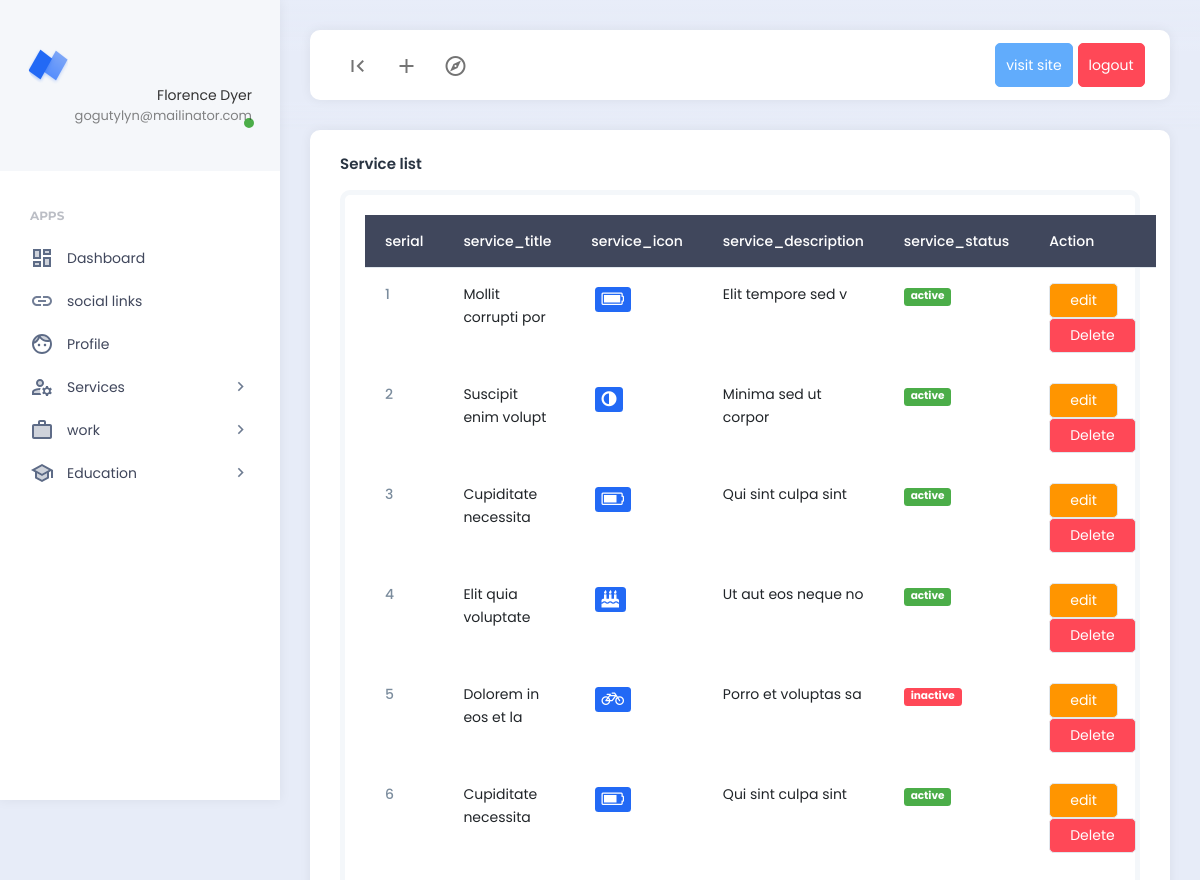
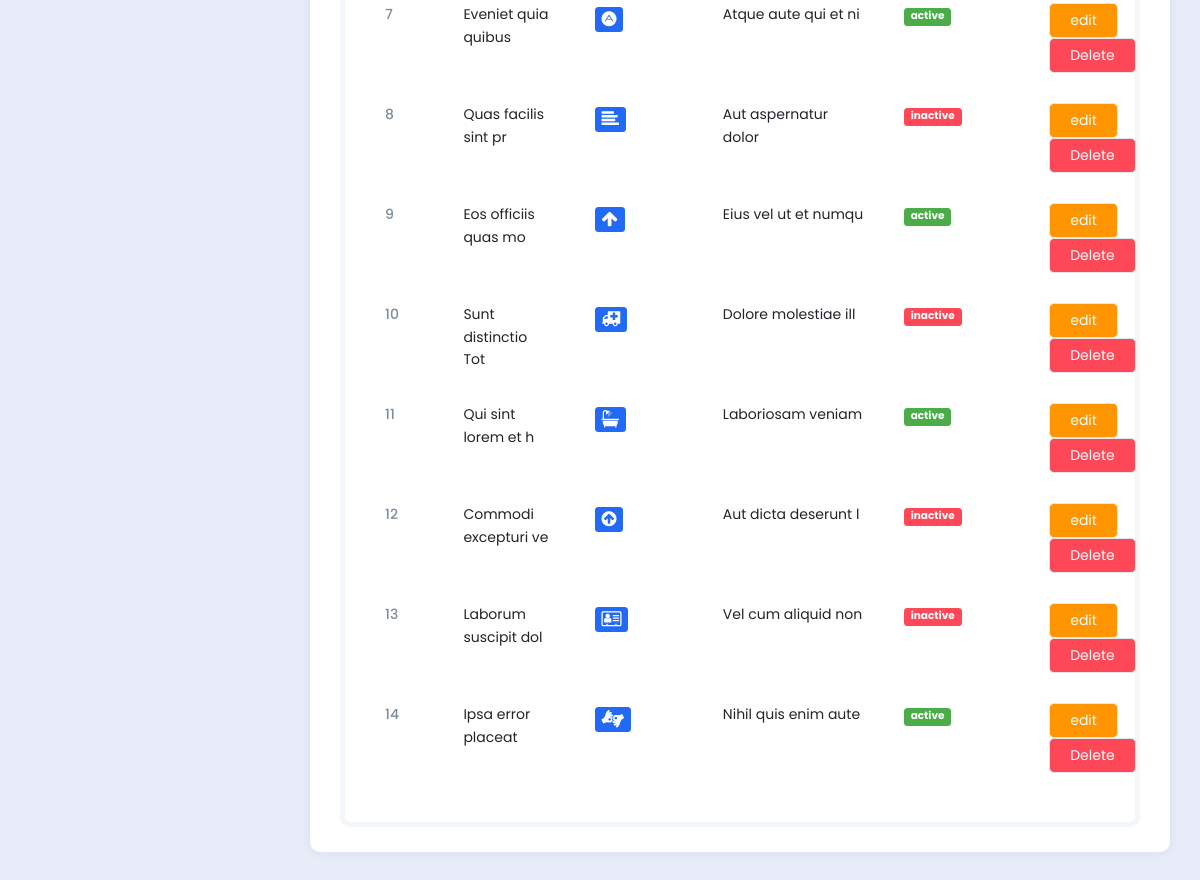
/kufa/dashboard/service_list.php (signed in), run on the app's committed database (2 pictures, top to bottom).
### tables this page shows
CREATE TABLE `services` (
  `id` int NOT NULL,
  `service_title` varchar(100) NOT NULL,
  `service_icon` varchar(50) NOT NULL,
  `service_description` text NOT NULL,
  `service_status` varchar(10) NOT NULL
);

### kufa/dashboard/service_list.php (the view, shortened to what this page needs)
<?php
require_once('./inclueds/header.php');
require_once('./db_connect.php');
?>
<div class="row">
    <div class="col-15">
    <div class="card">
                                    <div class="card-header">
                                        <h5 class="card-title">Service list</h5>
                                    </div>
                                    <div class="card-body">
                                        <div class="example-container">
                                            <div class="example-content">
                                                <table class="table">
                                                    <thead class="table-dark">
                                                        <tr>
                                                            <th> serial </th>
                                                            <th> service_title </th>
                                                            <th> service_icon </th>
                                                            <th> service_description </th>
                                                            <th> service_status </th>
                                                            <th> Action </th>
                                                        </tr>
                                                    </thead>
                                                    <?php
                                                    $service_query= "SELECT * FROM services";
                                                    $service_query_db= mysqli_query($db_connect,$service_query);
                                                    $serial= 1;
                                                    foreach($service_query_db as $services):
                                                    ?>
                                                    <tbody>
                                                        <tr>
                                                            <th><?=$serial++?></th>
                                                            <td><?=$services['service_title']?></td>
                                                            <td> <span class="card-text m-1 badge badge-primary">
                                                            <i class="<?=$services['service_icon']?> fs-5" aria-hidden="true"></i></span></td>
                                                           <td><?=$services['service_description']?></td>
                                                            <td><span class="badge <?=$services['service_status']=='active'? 'badge-success': 'badge-danger'; ?>"><?=$services['service_status']?></span></td>
                                                            <td><a href="./service_update.php?id=<?=$services['id']?>" class="btn btn-warning">edit</a>
                                                                <a href="./service_delete.php?id=<?=$services['id']?>" class="btn btn-danger">Delete</a>
                                                            </td>
                                                        </tr>
                                                    </tbody>
                                                    <?php
                                                    endforeach;
                                                    ?>
                                                </table>
                                            </div>
                                    </div>
                                </div>
    </div>
</div>
<?php
require_once('./inclueds/footer.php');
?>

### kufa/dashboard/inclueds/header.php (shortened to what this page needs)
<?php
$explode_path =explode('/',$_SERVER['PHP_SELF']);
$page_name=end($explode_path);
?>
<!DOCTYPE html>
<html lang="en">
<head>
    <link href="./assets/plugins/bootstrap/css/bootstrap.min.css" rel="stylesheet">
    <link href="./assets/plugins/perfectscroll/perfect-scrollbar.css" rel="stylesheet">
    <link href="./assets/plugins/pace/pace.css" rel="stylesheet">
    <link rel="stylesheet" href="https://cdnjs.cloudflare.com/ajax/libs/font-awesome/4.7.0/css/font-awesome.min.css" />
    <link href="./assets/css/main.min.css" rel="stylesheet">
    <link href="./assets/css/custom.css" rel="stylesheet">
</head>
<body>
    <div class="app align-content-stretch d-flex flex-wrap">
        <div class="app-sidebar">
            <div class="logo">
                <a href="index.html" class="logo-icon"><span class="logo-text">Neptune</span></a>
                <div class="sidebar-user-switcher user-activity-online">
                    <a href="#">
                        <span class="activity-indicator"></span>
                        <span class="user-info-text"><?=$_SESSION['auth_name']?><br><span class="user-state-info"><?=$_SESSION['auth_email']?></span></span>
                    </a>
                </div>
            </div>
            <div class="app-menu">
                <ul class="accordion-menu">
                    <li class="sidebar-title">
                        Apps
                    </li>
                    <li class="<?=($page_name == 'home.php')?'active-page': ''?>">
                        <a href="dashboard/../home.php" class="active"><i class="material-icons-two-tone">dashboard</i>Dashboard</a>
                    </li>
                    <li class="<?=($page_name == 'social_link.php')?'active-page': ''?>">
                        <a href="dashboard/../social_link.php" class="active"><i class="material-icons-two-tone">link</i>social links</a>
                    </li>
                    <li class="<?=($page_name == 'profile .php')?'active-page': ''?>">
                        <a href="dashboard/../profile.php" class="active"><i class="material-icons-two-tone">face</i>Profile</a>
                    </li>
                    <li>
                        <a href=""><i class="material-icons-two-tone">manage_accounts</i>Services<i class="material-icons has-sub-menu">keyboard_arrow_right</i></a>
                <li>
                        <a href=""><i class="material-icons-two-tone">work</i>work<i class="material-icons has-sub-menu">keyboard_arrow_right</i></a>
                        <a href="add-education.php"><i class="material-icons-two-tone">school</i>Education<i class="material-icons has-sub-menu">keyboard_arrow_right</i></a>
            </div>
        </div>
        <div class="app-container">
            <div class="app-header">
                <nav class="navbar navbar-light navbar-expand-lg">
                    <div class="container-fluid">
                        <div class="navbar-nav" id="navbarNav">
                            <ul class="navbar-nav">
                                <li class="nav-item">
                                    <a class="nav-link hide-sidebar-toggle-button" href="#"><i class="material-icons">first_page</i></a>
                                </li>
                                <li class="nav-item dropdown hidden-on-mobile">
                                    <a class="nav-link dropdown-toggle" href="#" id="addDropdownLink" role="button" data-bs-toggle="dropdown" aria-expanded="false">
                                        <i class="material-icons">add</i>
                                    </a>
                                </li>
                                <li class="nav-item dropdown hidden-on-mobile">
                                    <a class="nav-link dropdown-toggle" href="#" id="exploreDropdownLink" role="button" data-bs-toggle="dropdown" aria-expanded="false">
                                        <i class="material-icons-outlined">explore</i>
                                    </a>
                                </li>
                            </ul>
                        </div>
                        <div class="d-flex">
                            <ul class="navbar-nav">
                                <li class="nav-item hidden-on-mobile">
                                    <a class="nav-link btn btn-info text-white" href="kufa/../../frontent/index.php" target="_blank">visit site </a>
                                </li>
                                <li class="nav-item hidden-on-mobile">
                                    <a class="nav-link btn btn-danger text-white" href="dashbord/../auth/logout.php">logout </a>
                                </li>
                            </ul>
                        </div>
                    </div>
                </nav>
            </div>
            <div class="app-content">
                <div class="content-wrapper">

### kufa/dashboard/inclueds/footer.php (shortened to what this page needs)
</div>
            </div>
        </div>
    </div>
</body>
</html>

### data on the page
services: service_title "Mollit corrupti por", service_description "Elit tempore sed v", service_status "active"
services: service_title "Suscipit enim volupt", service_description "Minima sed ut corpor", service_status "active"
services: service_title "Cupiditate necessita", service_description "Qui sint culpa sint", service_status "active"
services: service_title "Elit quia voluptate", service_description "Ut aut eos neque no", service_status "active"
services: service_title "Dolorem in eos et la", service_description "Porro et voluptas sa", service_status "inactive"
services: service_title "Cupiditate necessita", service_description "Qui sint culpa sint", service_status "active"
services: service_title "Eveniet quia quibus", service_description "Atque aute qui et ni", service_status "active"
services: service_title "Quas facilis sint pr", service_description "Aut aspernatur dolor", service_status "inactive"
services: service_title "Eos officiis quas mo", service_description "Eius vel ut et numqu", service_status "active"
services: service_title "Sunt distinctio Tot", service_description "Dolore molestiae ill", service_status "inactive"
services: service_title "Qui sint lorem et h", service_description "Laboriosam veniam", service_status "active"
services: service_title "Commodi excepturi ve", service_description "Aut dicta deserunt l", service_status "inactive"
services: service_title "Laborum suscipit dol", service_description "Vel cum aliquid non", service_status "inactive"
services: service_title "Ipsa error placeat", service_description "Nihil quis enim aute", service_status "active"

### other printed values
$_SESSION['auth_name'] "Florence Dyer"
$_SESSION['auth_email'] "gogutylyn@mailinator.com"
